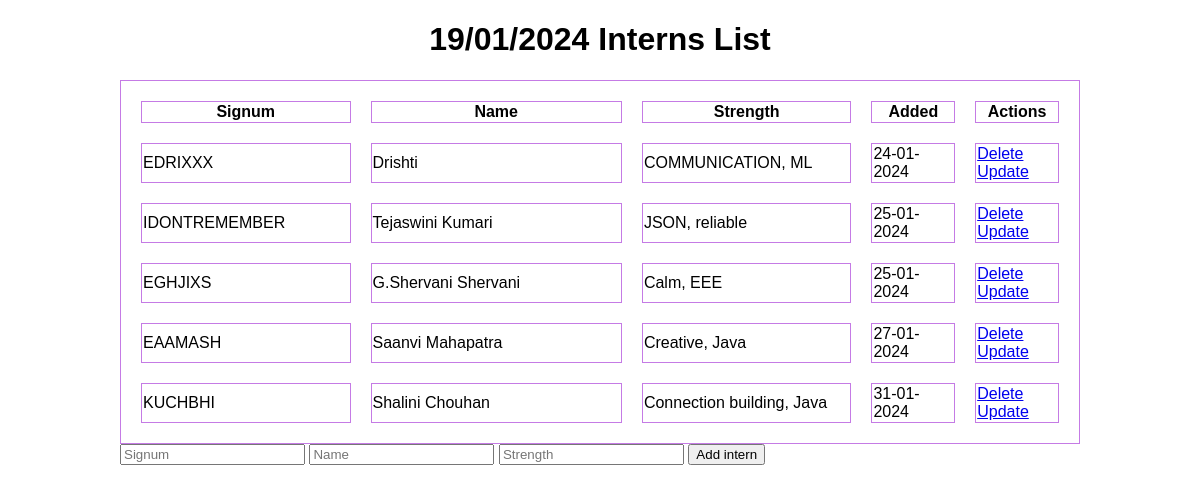
The page / on the database its author committed.
### app.py (models this page shows, shortened)
class Details(db.Model):
    id = db.Column(db.Integer, primary_key=True)
    signum = db.Column(db.String(200),unique = True, nullable = False)
    name = db.Column(db.String(200),nullable = False)
    stren = db.Column(db.String(200))
    date_created =  db.Column(db.DateTime,default=datetime.utcnow)

### app.py (the view)
@app.route('/',methods=['POST','GET'])
def index():
    if request.method == 'POST':
        signum = request.form['signum']
        name = request.form['name']
        stren = request.form['stren']
        new_detail = Details(signum=signum, name=name, stren=stren)
        try:
            db.session.add(new_detail)
            db.session.commit()
            return redirect('/')
        except:
            return "There was some issue adding the intern details."
    else:
        deets = Details.query.order_by(Details.date_created).all()
        return render_template('index.html', deets=deets)

### templates/index.html (shortened to what this page needs)
{%  extends 'base.html' %}
{%  block body  %}
<div class = "content">
    <h1 style="text-align: center;">19/01/2024 Interns List</h1>
        <body>
    <table>
        <tr>
            <th style="width:25%">Signum</th>
            <th style="width:30%">Name</th>
            <th style="width:25%">Strength</th>
            <th style="width:10%">Added</th>
            <th style="width:10%">Actions</th>
        </tr>
        {% for deets in deets %}
            <tr>
                <td>{{deets.signum}}</td>
                <td>{{deets.name}}</td>
                <td>{{deets.stren}}</td>
                <td>{{deets.date_created.strftime('%d-%m-%Y')}}</td>
                <td>
                    <a href="/delete/{{deets.id}}">Delete</a>
                    <br>
                    <a href="/update/{{deets.id}}">Update</a>
                </td>
            </tr>
        {% endfor %}
    </table>
    <form action="/" method="POST">
        <input type="text" id="signum" placeholder="Signum" name="signum">
        <input type="text" id="name" placeholder="Name" name="name">
        <input type="text" id="stren" placeholder="Strength" name="stren">
        <input type="submit" value="Add intern">
    </form>
</div>
{%  endblock  %}

### templates/base.html (shortened to what this page needs)
<!DOCTYPE html>
<html lang="en">
<head>
    <link rel="stylesheet" href="{{url_for('static',filename='css/main.css')}}">
</head>
<body>
    {% block body %}  {% endblock %}
</body>
</html>

### static/css/main.css (style rules this page uses)
.content { width: 80%; max-width: 1200px; }

### templates/index.html (style rules this page uses)
table, th, td { border:1px solid rgb(197, 123, 229); }

### rows shown on the page
Details: signum "EDRIXXX", name "Drishti", stren "COMMUNICATION, ML", date_created "24-01-2024"
Details: signum "IDONTREMEMBER", name "Tejaswini Kumari", stren "JSON, reliable", date_created "25-01-2024"
Details: signum "EGHJIXS", name "G.Shervani Shervani", stren "Calm, EEE", date_created "25-01-2024"
Details: signum "EAAMASH", name "Saanvi Mahapatra", stren "Creative, Java", date_created "27-01-2024"
Details: signum "KUCHBHI", name "Shalini Chouhan", stren "Connection building, Java", date_created "31-01-2024"
